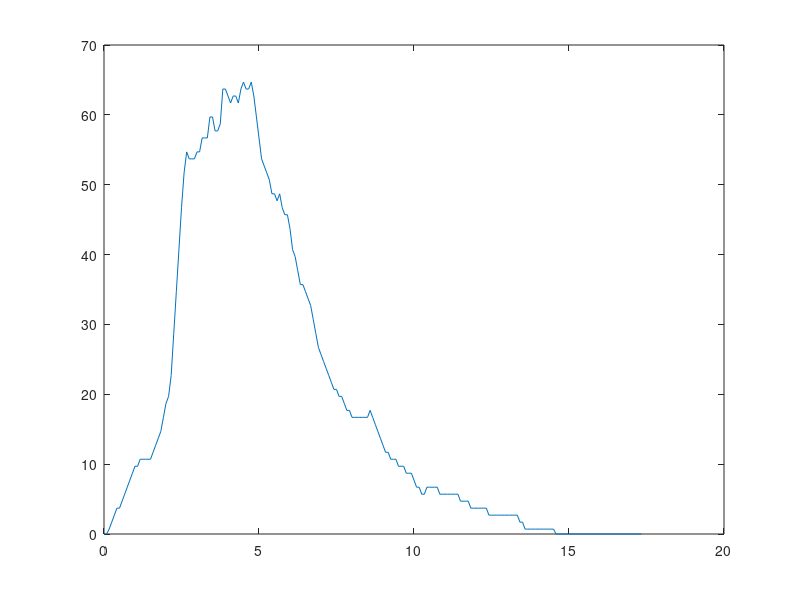

The MATLAB source for this figure: (Note: this script raises an error after producing the figure.)
clear
load('030117_234splhr_fixedtraining_testeps15_arrays.mat')
%don't use 3 or 9
test=5;
% number of training episodes for me (episodes 6 through 9)
para=1;
% which training episode for Gary
train =6;

plot(eval(sprintf('t_TAC_5122_%i',test)),eval(sprintf('data_TAC_5122_%i',test)))
hold on
cd('C:\Users\mose\Dropbox\research\Filter Design MW')
q_1_in=eval(sprintf('alpha_5122_%i',train));
q_2_in=eval(sprintf('beta_5122_%i',train));
q_3_in=0;
BrAC=[eval(sprintf('t_BrAC_5122_%i',train))', eval(sprintf('data_BrAC_5122_%i',train))];
TAC=[eval(sprintf('t_TAC_5122_%i',train))', eval(sprintf('data_TAC_5122_%i',train))];

[q_1_out,q_2_out,q_3_out,r1_r2_h,Est_TAC_q_in,Est_TAC_q_out] = BrAC_Estimator_Filter_Design_2(q_1_in,q_2_in,q_3_in,BrAC,TAC);


plot(Est_TAC_q_in(:,1)*5,Est_TAC_q_in(:,2)/1000)
plot(Est_TAC_q_out(:,1)*5,Est_TAC_q_out(:,2)/1000)






cd('C:\Users\mose\Dropbox\research\matlab\me\pillonetto_bell\')
qs = permute(trained_parameters,[2,4,5,1,3]);
us = permute(full_deconvolved_BrACs,[2,4,5,1,3]);

if test>3
    test=test-1;
end
if test>9
    test=test-1;
end


% P, #training eps, test ep
q = cell2mat(qs(1,para,test));
u_star = cell2mat(us(1,para,test));

n=size(u_star,2);

q2_star = q(1);
q1M_star = q(2:3);

% Feed optimal parameters and input forward through system to check it
Phi = forward_system(q2_star,q1M_star,5,1,32,n,u_star);
y_out = zeros(1,n);
for j=1:n
    y_out(j) = CNhat * Phi(:,j,1);
end
% Account for my zero padding at beginning of each episode
plot((-6:(n-7))/12,y_out)
legend('actual TAC','modeled TAC from BrAC','modeled TAC from Garys deconvolved BrAC','modeled TAC from my deconvolved BrAC')
ylim([0,75])
xlim([0,20])





